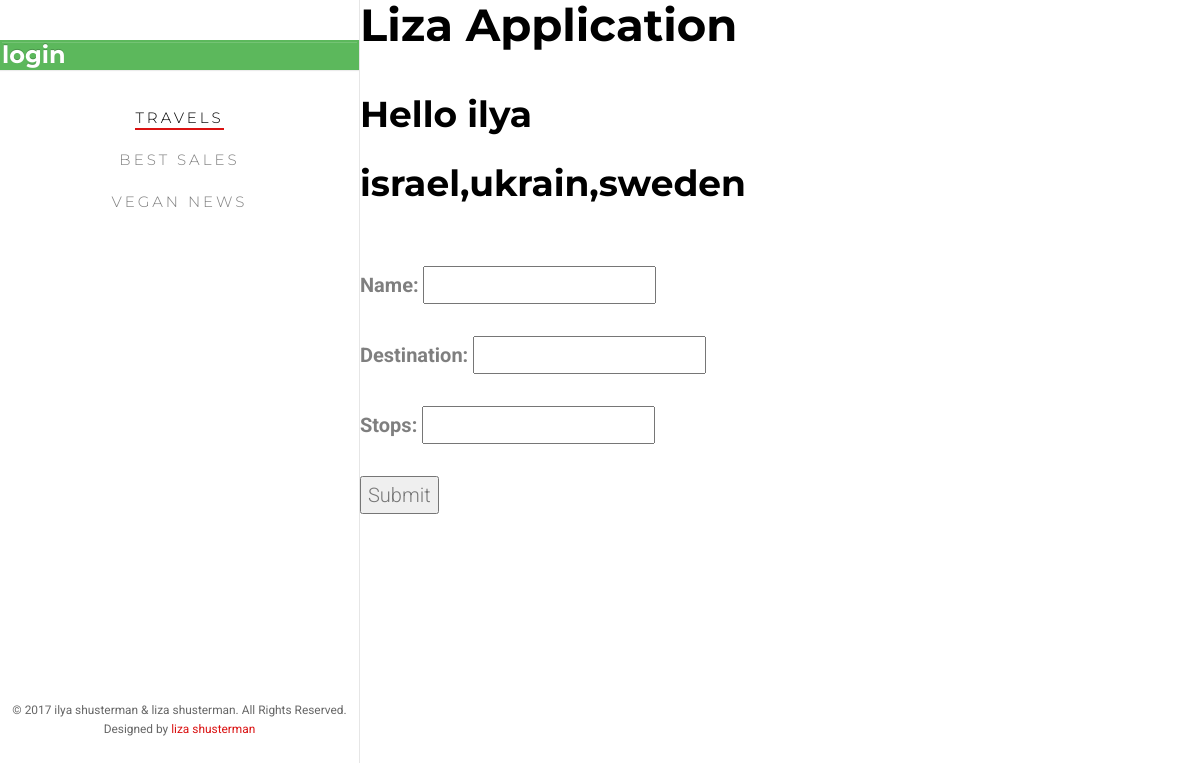
/user/ilya/, run on an earlier commit of the app's database.
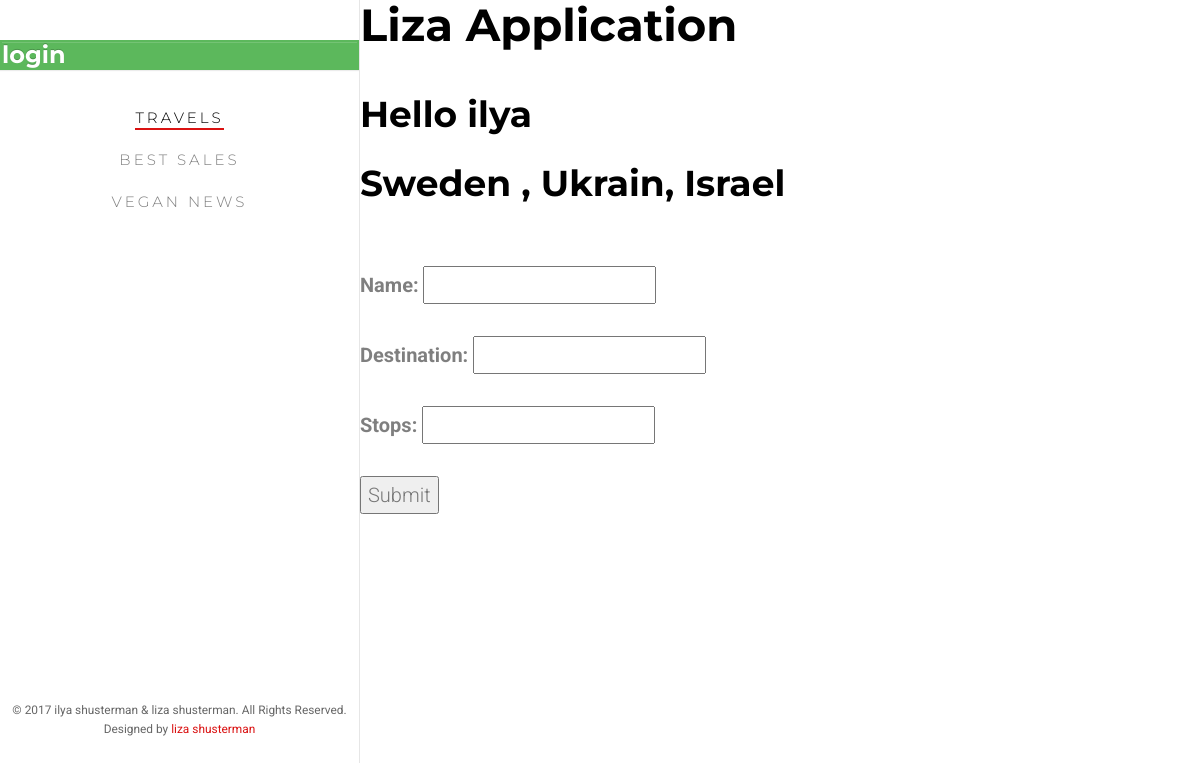
And on a later commit of the database.
### main/models.py (models this page shows, shortened)
class Trip(models.Model):
    user = models.ForeignKey(User)
    name = models.CharField(max_length=100)
    destination = models.CharField(max_length=100)
    stops = models.CharField(max_length=100)
    likes = models.IntegerField(default=0)

### main/views.py (the view)
# urls.py: url(r'^user/(\w+)/$', views.profile, name='profile'),
def profile(request, username):
    try:
        user = User.objects.get(username=username)
        trips = Trip.objects.filter(user=user)
        return render(request, 'profile.html', {'travels': trips,
                                                'username': username,
                                                'form': TripForm()
                                                })
    except ObjectDoesNotExist as e:
        return render(request, '404.html')

### main/forms.py
class TripForm(forms.ModelForm):
    class Meta:
        model = Trip
        fields = ['name', 'destination', 'stops']

### main/templates/profile.html (shortened to what this page needs)
{% extends 'base.html' %}
{% load staticfiles %}
{% block content %}
<h1>Hello {{ username }} </h1>
{% for travel in travels %}
    <a href="/{{travel.id}}/">
<h1>{{travel.stops}}</h1>
    </a>
{% endfor %}
    <form enctype='multipart/form-data' action='add_trip/' method='post'>
{{ form.as_p }}
<input type='submit' value='Submit' />
</form>
{% endblock %}

### main/templates/base.html (shortened to what this page needs)
<!DOCTYPE html>
{% load staticfiles %}
<html lang='en'>
<head>
    <link rel='stylesheet' type='text/css' href='{% static 'css/style.css' %}'/>
	<link rel='stylesheet' href='{% static 'css/animate.css' %}'>
	<link rel='stylesheet' href='{% static 'css/icomoon.css' %}'>
	<link rel='stylesheet' href='{% static 'css/bootstrap.css' %}'>
	<link rel='stylesheet' href='{% static 'css/owl.carousel.min.css' %}'>
	<link rel='stylesheet' href='{% static 'css/owl.theme.default.min.css' %}'>
	<link rel='stylesheet' href='{% static 'css/style.css' %}'>
</head>
<body>
<div id="fh5co-page">
		<aside id="fh5co-aside" role="complementary" class="border js-fullheight">
			<nav id="fh5co-main-menu" role="navigation">
                {% if user.is_authenticated %}
                    <a href='{% url 'profile' user.username %}'><h3 class="fh5co-work-title">{{ user.username }}</h3></a>
                    <a href='{% url 'logout' %}'><h3 class="fh5co-heading-colored btn-warning">logout</h3></a>
                {% else %}
                    <a href='{% url 'login' %}'><h3 class=" fh5co-heading-colored btn-success">login</h3></a>
                {% endif %}
				<ul>
					<li class="fh5co-active"><a href="/">Travels</a></li>
					<li><a href='{% url 'sales' %}'>Best Sales</a></li>
					<li><a href="/">Vegan news</a></li>
				</ul>
			</nav>
			<div class="fh5co-footer">
				<p><small>&copy; 2017 ilya shusterman & liza shusterman. All Rights Reserved.
                    <span>Designed by <a href="https://paycoinmarkets.com" target="_blank">liza shusterman</a> </span> </small></p>
			</div>
		</aside>
    <div id="fh5co-main">
    <h2 class='fh5co-heading ' >Liza Application </h2>
        {% block content %}
        {% endblock %}
    </div>
</div>
</body>
</html>

### main/static/css/style.css (style rules this page uses)
body { font-family: "Roboto", Arial, sans-serif; font-weight: 300; font-size: 20px; line-height: 1.6; color: rgba(0, 0, 0, 0.5); }
a { color: #da1212; -webkit-transition: 0.5s; -o-transition: 0.5s; transition: 0.5s; }
p { margin-bottom: 1.5em; }
h1, h2, h3, h4, h5, h6 { color: #000; font-family: "Montserrat", Arial, sans-serif; font-weight: 700; margin: 0 0 30px 0; }
#fh5co-page { width: 100%; overflow: hidden; position: relative; }
#fh5co-aside { padding-top: 40px; padding-bottom: 40px; width: 15%; position: fixed; bottom: 0; top: 0; left: 0; overflow-y: scroll; -webkit-transition: 0.5s; -o-transition: 0.5s; transition: 0.5s; }
#fh5co-aside.border { border-right: 1px solid #e6e6e6; }
@media screen and (max-width: 1200px) { #fh5co-aside { width: 30%; } }
#fh5co-aside #fh5co-main-menu ul { text-align: center; margin: 0; padding: 0; }
#fh5co-aside #fh5co-main-menu ul li { margin: 0 0 10px 0; padding: 0; list-style: none; }
#fh5co-aside #fh5co-main-menu ul li a { color: rgba(0, 0, 0, 0.5); text-decoration: none; letter-spacing: .1em; text-transform: uppercase; font-size: 15px; font-weight: 300; position: relative; -webkit-transition: 0.3s; -o-transition: 0.3s; transition: 0.3s; padding: 10px 10px; letter-spacing: .2em; font-family: "Montserrat", Arial, sans-serif; }
#fh5co-aside #fh5co-main-menu ul li a:after { content: ""; position: absolute; height: 2px; bottom: 7px; left: 10px; right: 10px; background-color: #da1212; visibility: hidden; -webkit-transform: scaleX(0); -moz-transform: scaleX(0); -ms-transform: scaleX(0); -o-transform: scaleX(0); transform: scaleX(0); -webkit-transition: all 0.3s cubic-bezier(0.175, 0.885, 0.32, 1.275); -moz-transition: all 0.3s cubic-bezier(0.175, 0.885, 0.32, 1.275); -ms-transition: all 0.3s cubic-bezier(0.175, 0.885, 0.32, 1.275); -o-transition: all 0.3s cubic-bezier(0.175, 0.885, 0.32, 1.275); transition: all 0.3s cubic-bezier(0.175, 0.885, 0.32, 1.275); }
#fh5co-aside #fh5co-main-menu ul li.fh5co-active a { color: black; }
#fh5co-aside #fh5co-main-menu ul li.fh5co-active a:after { visibility: visible; -webkit-transform: scaleX(1); -moz-transform: scaleX(1); -ms-transform: scaleX(1); -o-transform: scaleX(1); transform: scaleX(1); }
#fh5co-aside .fh5co-footer { position: absolute; bottom: 40px; font-size: 14px; text-align: center; width: 100%; font-weight: 400; color: rgba(0, 0, 0, 0.6); }
#fh5co-aside .fh5co-footer span { display: block; }
#fh5co-main { width: 85%; float: right; -webkit-transition: 0.5s; -o-transition: 0.5s; transition: 0.5s; }
@media screen and (max-width: 1200px) { #fh5co-main { width: 70%; } }
.fh5co-heading-colored { color: #da1212; }
.fh5co-heading { font-size: 45px; margin-bottom: 1em; }
.btn-success { background: #5cb85c; color: #fff; border: 2px solid #5cb85c; }

What changed in the data, as far as the page shows it:
removed Trip: stops "israel,ukrain,sweden"
added Trip: stops "Sweden , Ukrain, Israel"
